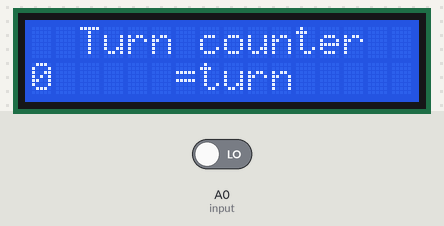
Bench run of a program on a simulated Arduino Uno, built with avr-gcc and run on an emulated ATmega328P. Shown: 16×2 character LCD. The test bench sets the inputs (shaded band); at power-on: A0 (input) LOW.

Above: at 1.2 s.
1.3 s: A0 (input) driven HIGH
At 2.4 s:
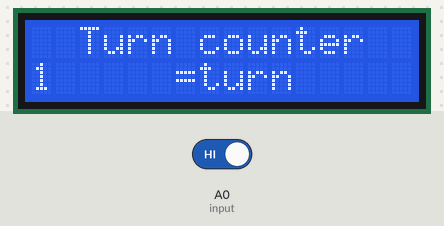
Timing chart, 0 to 4.3 s (numbered marks = the images above; inputs shaded):
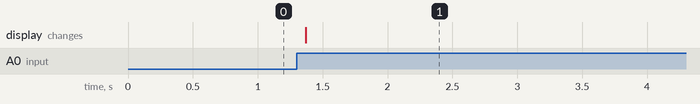

Measured:
- after the input at 1.3 s, the display: changes after 0.07 s (image 1)

The program:

main.cpp
```cpp
#include <Arduino.h>
#include <Wire.h>
#include <LiquidCrystal_I2C.h>

int x = 0;
int input = A0;  // Analog input pin for the counter
int state = 0;
int counter = 0;

LiquidCrystal_I2C lcd(0x27, 16, 2); // Set the LCD address to 0x27 for a 16 chars and 2 line display

void setup() {
  lcd.init(); // Initialize the LCD
  lcd.backlight(); // Turn on the backlight

  // Print a message to the LCD.
  lcd.setCursor(0, 0);
  lcd.print("  Turn counter ");
  lcd.setCursor(0, 1);
  lcd.print(x);
  lcd.print("     =turn  ");

  pinMode(input, INPUT); // Set the input pin
}

void loop() {
  counter = digitalRead(input); // Read the input from the analog pin

  if (state == 0) {
    if (counter == HIGH) {
      state = 1;
      x = x + 1;
      lcd.setCursor(0, 1);
      lcd.print("                "); // Clear the previous count
      lcd.setCursor(0, 1);
      lcd.print(x);
      lcd.print("     =turn  ");
    }
  }

  if (counter == LOW) {
    state = 0;
  }

  delay(50); // Add a small delay to debounce the input
}
```
